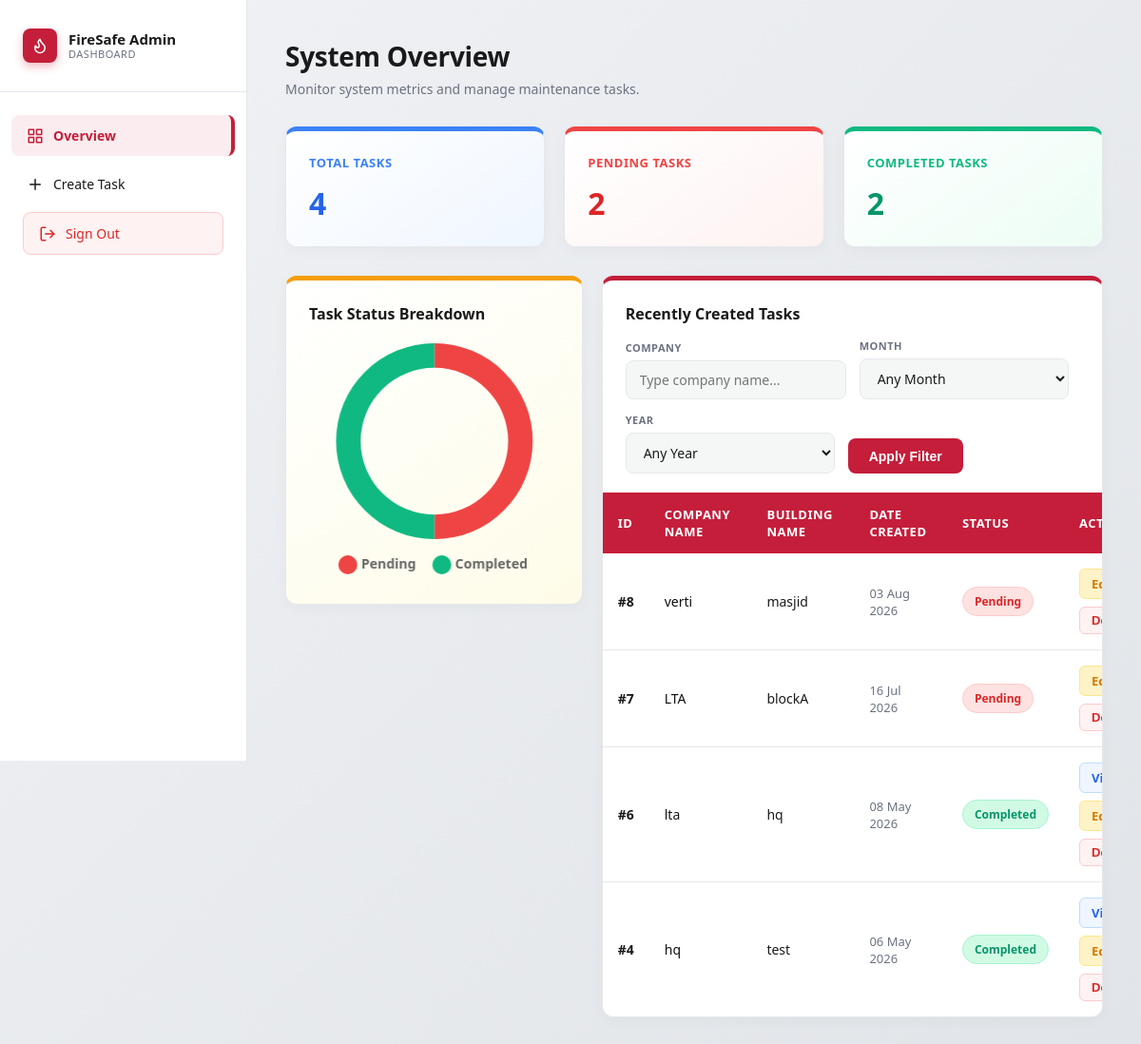
The page /admin_dashboard.php (signed in) on the database its author committed.
### tables this page shows
CREATE TABLE `tasks` (
  `task_id` int(11) NOT NULL,
  `company_name` varchar(255) NOT NULL,
  `building_name` varchar(255) NOT NULL,
  `tech_id` varchar(50) DEFAULT NULL,
  `status` enum('Pending','Completed') DEFAULT 'Pending',
  `created_at` timestamp NOT NULL DEFAULT current_timestamp(),
  `tech_sign_name` varchar(255) DEFAULT NULL,
  `client_sign_name` varchar(255) DEFAULT NULL,
  `tech_signature` longtext DEFAULT NULL,
  `client_signature` longtext DEFAULT NULL
);

### admin_dashboard.php (the view, shortened to what this page needs)
<?php
require 'db.php';
$total_query = $conn->query("SELECT COUNT(*) as count FROM tasks");
$total_tasks = $total_query->fetch_assoc()['count'];
$pending_query = $conn->query("SELECT COUNT(*) as count FROM tasks WHERE status = 'Pending'");
$pending_tasks = $pending_query->fetch_assoc()['count'];
$completed_query = $conn->query("SELECT COUNT(*) as count FROM tasks WHERE status = 'Completed'");
$completed_tasks = $completed_query->fetch_assoc()['count'];
$filter_company = isset($_GET['company']) ? trim($_GET['company']) : '';
$where  = [];
$has_filters = !empty($where);
$sql = "SELECT * FROM tasks";
$sql .= " ORDER BY created_at DESC";
if (!$has_filters) {
    $sql .= " LIMIT 5";
}
$stmt = $conn->prepare($sql);
$stmt->execute();
$recent_tasks = $stmt->get_result();
?>
<!DOCTYPE html>
<html lang="en">
<head>
</head>
<body>
    <div class="sidebar">
        <div class="brand">
            <div class="brand-icon">
                <svg viewBox="0 0 24 24" fill="none" stroke-width="2" stroke-linecap="round" stroke-linejoin="round">
                    <path d="M8.5 14.5A2.5 2.5 0 0 0 11 12c0-1.38-.5-2-1-3-1.072-2.143-.224-4.054 2-6 .5 2.5 2 4.9 4 6.5 2 1.6 3 3.5 3 5.5a7 7 0 1 1-14 0c0-1.153.433-2.294 1-3a2.5 2.5 0 0 0 2.5 2.5z"/>
                </svg>
            </div>
            <div class="brand-name">
                FireSafe Admin
                <span>Dashboard</span>
            </div>
        </div>
        <div class="nav-links">
            <a href="admin_dashboard.php" class="active">
                Overview
            </a>
            <a href="admin_create.php">
                <svg width="18" height="18" viewBox="0 0 24 24" fill="none" stroke="currentColor" stroke-width="2" stroke-linecap="round" stroke-linejoin="round"><line x1="12" y1="5" x2="12" y2="19"></line><line x1="5" y1="12" x2="19" y2="12"></line></svg>
                Create Task
            </a>
            <a href="logout.php" class="logout" onclick="return confirm('Are you sure you want to logout?');">
                <svg width="18" height="18" viewBox="0 0 24 24" fill="none" stroke="currentColor" stroke-width="2" stroke-linecap="round" stroke-linejoin="round"><path d="M9 21H5a2 2 0 0 1-2-2V5a2 2 0 0 1 2-2h4"></path><polyline points="16 17 21 12 16 7"></polyline><line x1="21" y1="12" x2="9" y2="12"></line></svg>
                Sign Out
            </a>
        </div>
    </div>
    <div class="main-content">
        <div class="header-section">
            <h1>System Overview</h1>
            <p class="subtitle">Monitor system metrics and manage maintenance tasks.</p>
        </div>
        <div class="cards-container">
            <div class="card card-total">
                <h3>Total Tasks</h3>
                <div class="number"><?php echo $total_tasks; ?></div>
            </div>
            <div class="card card-pending">
                <h3>Pending Tasks</h3>
                <div class="number"><?php echo $pending_tasks; ?></div>
            </div>
            <div class="card card-completed">
                <h3>Completed Tasks</h3>
                <div class="number"><?php echo $completed_tasks; ?></div>
            </div>
        </div>
        <div class="dashboard-row">
            <div class="panel chart-container">
                <h3>Task Status Breakdown</h3>
                <div class="canvas-wrapper">
                    <canvas id="taskChart"></canvas>
                </div>
            </div>
            <div class="panel table-container">
                <h3><?php echo $has_filters ? 'Task History' : 'Recently Created Tasks'; ?></h3>
                <form method="GET" class="filter-bar">
                    <div class="filter-group">
                        <label for="filter-company">Company</label>
                        <input type="text" id="filter-company" name="company" list="company-list" placeholder="Type company name..." value="<?php echo htmlspecialchars($filter_company); ?>" autocomplete="off">
                    </div>
                    <div class="filter-group">
                        <label for="filter-month">Month</label>
                        <select id="filter-month" name="month">
                            <option value="">Any Month</option>
                        </select>
                    </div>
                    <div class="filter-group">
                        <label for="filter-year">Year</label>
                        <select id="filter-year" name="year">
                            <option value="">Any Year</option>
                        </select>
                    </div>
                    <button type="submit" class="filter-btn">Apply Filter</button>
                </form>
                <div class="table-responsive">
                    <table>
                        <tr>
                            <th>ID</th>
                            <th>Company Name</th>
                            <th>Building Name</th>
                            <th>Date Created</th>
                            <th>Status</th>
                            <th>Action</th>
                        </tr>
                        <?php if ($recent_tasks->num_rows > 0): ?>
                            <?php while($row = $recent_tasks->fetch_assoc()): ?>
                                <tr>
                                    <td style="font-weight: 600;">#<?php echo $row['task_id']; ?></td>
                                    <td style="font-weight: 500; color: #111;"><?php echo htmlspecialchars($row['company_name']); ?></td>
                                    <td><?php echo htmlspecialchars($row['building_name']); ?></td>
                                    <td style="color: var(--text-muted); font-size: 13px;"><?php echo date('d M Y', strtotime($row['created_at'])); ?></td>
                                    <td>
                                        <?php if($row['status'] == 'Pending'): ?>
                                            <span class="badge badge-pending">Pending</span>
                                        <?php else: ?>
                                            <span class="badge badge-completed">Completed</span>
                                        <?php endif; ?>
                                    </td>
                                    <td>
                                        <div class="action-buttons">
                                            <?php if($row['status'] == 'Completed'): ?>
                                                <a href="view_report.php?task_id=<?php echo $row['task_id']; ?>" class="btn-action btn-view">View</a>
                                            <?php endif; ?>
                                            <a href="admin_edit.php?task_id=<?php echo $row['task_id']; ?>" class="btn-action btn-edit">Edit</a>
                                            <form action="delete_task.php" method="POST" onsubmit="return confirm('Are you sure you want to delete this task? This cannot be undone.');" style="margin: 0;">
                                                <button type="submit" class="btn-action btn-delete">Delete</button>
                                            </form>
                                        </div>
                                    </td>
                                </tr>
                            <?php endwhile; ?>
                        <?php else: ?>
                            <tr><td colspan="6" style="text-align:center; padding: 40px; color: var(--text-muted);">
                                <?php echo $has_filters ? 'No tasks match these filters.' : 'No tasks found. Create one!'; ?>
                            </td></tr>
                        <?php endif; ?>
                    </table>
                </div>
            </div>
        </div>
    </div>
    <script>
        const ctx = document.getElementById('taskChart').getContext('2d');
        // PENDING = RED, COMPLETED = GREEN
        const colorPending = '#ef4444';
        const colorCompleted = '#10b981';
        const taskChart = new Chart(ctx, {
            type: 'doughnut',
            data: {
                labels: ['Pending', 'Completed'],
                datasets: [{
                    data: [<?php echo $pending_tasks; ?>, <?php echo $completed_tasks; ?>],
                    backgroundColor: [colorPending, colorCompleted],
                    borderWidth: 0,
                    hoverOffset: 6
                }]
            },
            options: {
                responsive: true,
                maintainAspectRatio: false,
                cutout: '75%',
                plugins: {
                    legend: {
                        position: 'bottom',
                        labels: {
                            padding: 20,
                            usePointStyle: true,
                            font: {
                                family: "'Segoe UI', sans-serif",
                                size: 14,
                                weight: '600'
                            }
                        }
                    }
                }
            }
        });
    </script>
</body>
</html>

### rows shown on the page
tasks: task_id "8", company_name "verti", building_name "masjid", created_at "03 Aug 2026", status "Pending"
tasks: task_id "7", company_name "LTA", building_name "blockA", created_at "16 Jul 2026", status "Pending"
tasks: task_id "6", company_name "lta", building_name "hq", created_at "08 May 2026", status "Completed"
tasks: task_id "4", company_name "hq", building_name "test", created_at "06 May 2026", status "Completed"

### other values the page prints
$total_tasks "4"
$pending_tasks "2"
$completed_tasks "2"
chart data {{ $pending_tasks }} 2
chart data {{ $completed_tasks }} 2
